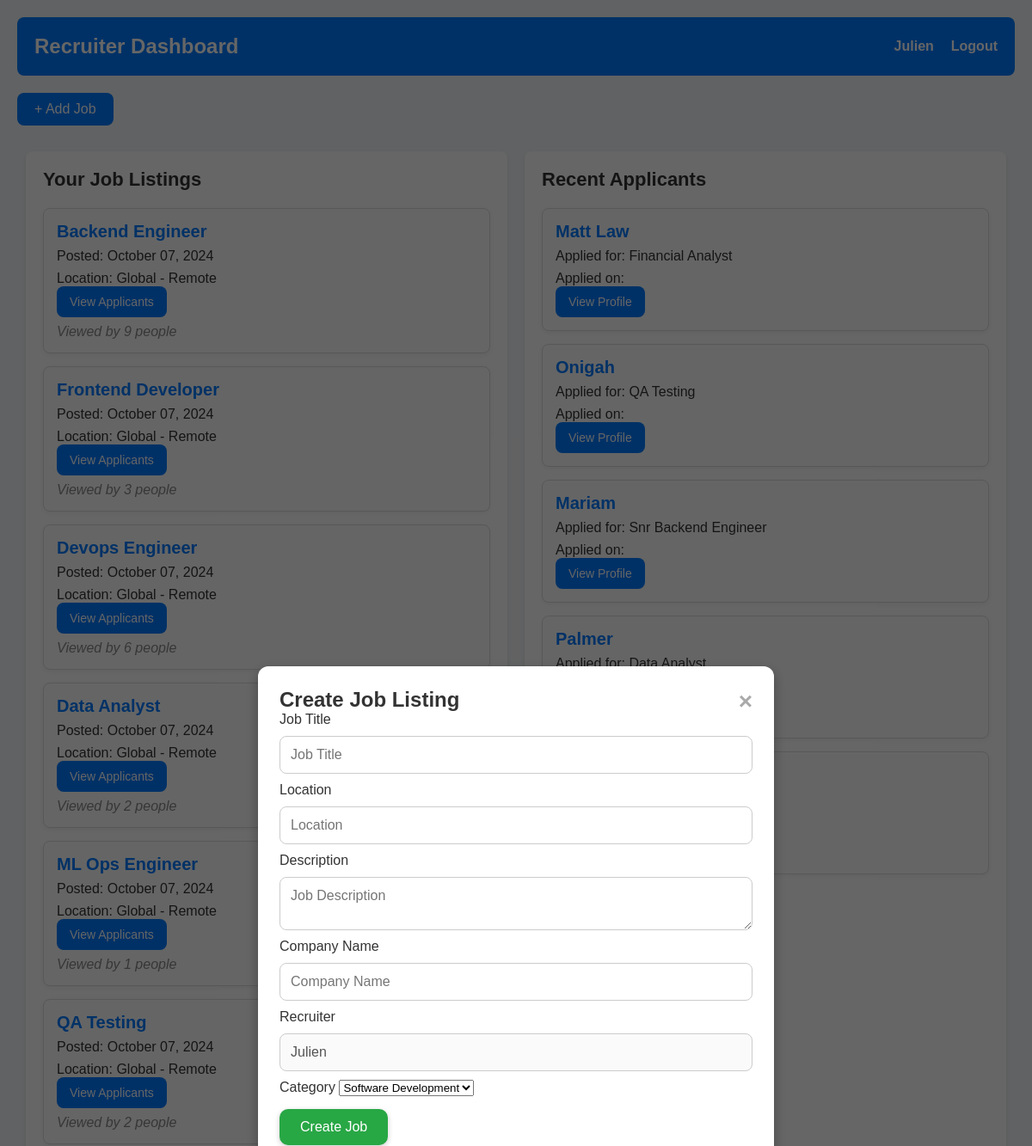
The page /recruiter_dashboard/ (signed in, upper part) on the database as committed earlier.
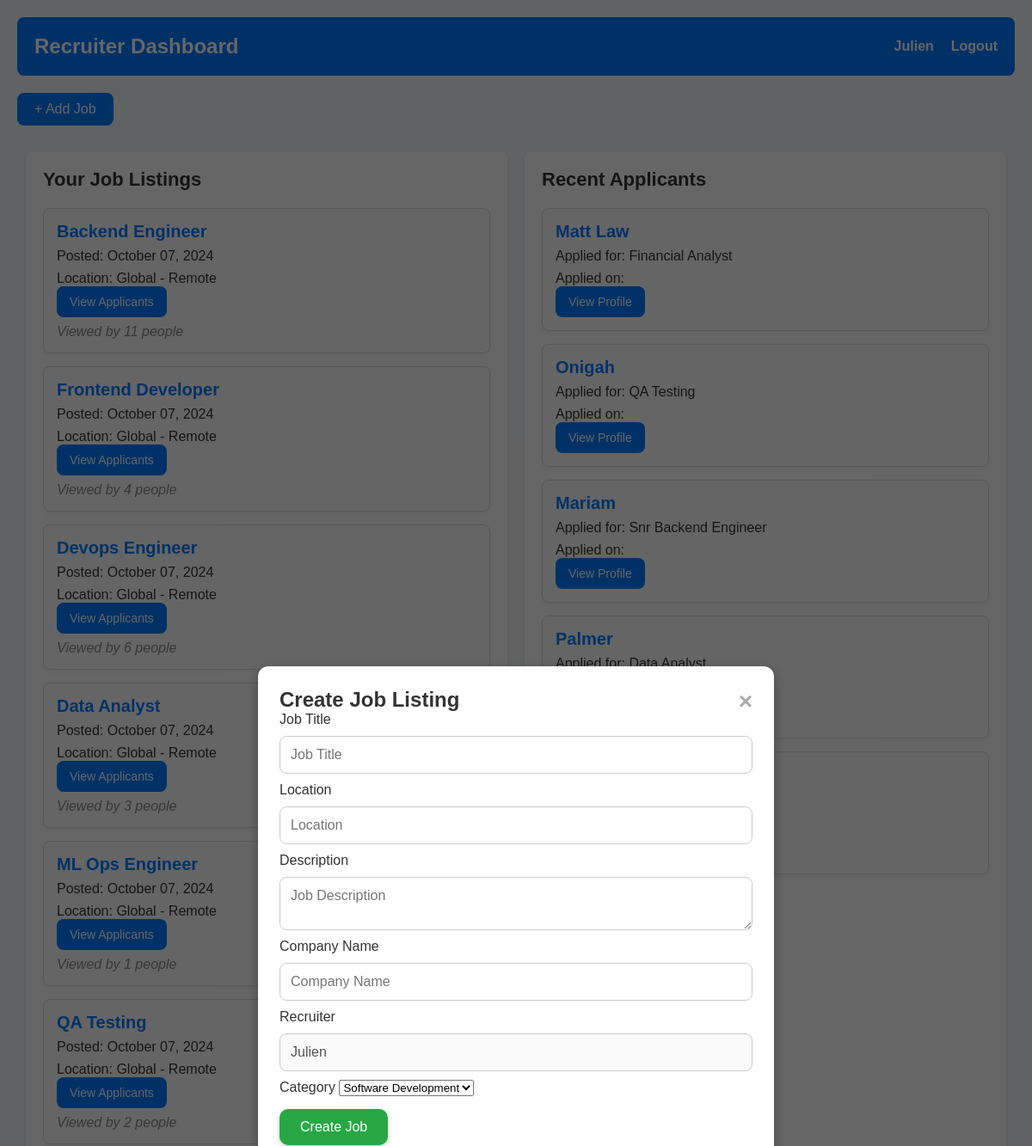
The same page on the database as committed later.
### remote/models.py (models this page shows, shortened)
class Job(models.Model):
    title = models.CharField(max_length=100)
    description = models.TextField()
    location = models.CharField(max_length=30)
    company_name = models.CharField(max_length=100)
    created_at = models.DateTimeField(auto_now_add=True)
    recruiter = models.ForeignKey(Profile, on_delete=models.CASCADE)
    category = models.ForeignKey(Category, on_delete=models.CASCADE, default=1)
    featured = models.BooleanField(default=False)
    views_count = models.IntegerField(default=0)
    status = models.CharField(
        max_length=10,
        choices=[('open', 'Open'), ('closed', 'Closed')],
        default='open',
    )

### remote/views.py (the view)
# urls.py: path('recruiter_dashboard/', views.recruiter_dashboard, name='recruiter_dashboard'),\
def recruiter_dashboard(request):
    category = Category.objects.all()
    applicants = JobApplication.objects.all()
    applications = JobApplication.objects.all().order_by('-submitted_at')[:5]
    profile = None
    jobs = []
    profile = Profile.objects.get(user=request.user)
    jobs = Job.objects.filter(recruiter=profile)
    if profile.role == 'recruiter':
        context = {
            'category': category,
            'profile': profile,
            'jobs': jobs,
            'applicants': applicants,
            'applications': applications
        }
        return render(request, 'recruiters.html', context)

### remote/templates/recruiters.html (shortened to what the changed rows need)
    {% load static %}
<!DOCTYPE html>
<html lang="en">
<head>
    {% load static %}
    <link rel="stylesheet" href="{% static 'css/recruiters.css' %}">
</head>
<body>
    <div class="dashboard-container">
        <header class="dashboard-header">
            <h1>Recruiter Dashboard</h1>
        </header>
        <div class="dashboard-content">
            <section class="job-section">
                <h2>Your Job Listings</h2>
                <div class="job-list">
                    {% if jobs %}
                        {% for job in jobs %}
                            <div class="job-card">
                                <h3>{{ job.title }}</h3>
                                <p>Posted: {{ job.created_at|date:"F d, Y" }}</p>
                                <p>Location: {{ job.location }}</p>
                                <button class="details-btn" onclick='window.location.href="{% url 'applicants' job.id %}"'>View Applicants</button>
                                <p class="views">Viewed by {{ job.views_count|default:0 }} people</p>
                            </div>
                        {% endfor %}
                    {% else %}
                        <p>No job listings yet. Post your first job!</p>
                    {% endif %}
                </div>
            </section>
        <section class="applicant-section">
            <h2>Recent Applicants</h2>
        </section>
        </div>
        <div id="job-modal" class="modal">
            <div class="modal-content">
                <h2>Create Job Listing</h2>
        </div>
    </div>
</body>

Rows that differ between the two databases and show on the page:
changed Job "Backend Engineer": views_count "9" → "11"
changed Job "Frontend Developer": views_count "3" → "4"
changed Job "Data Analyst": views_count "2" → "3"
